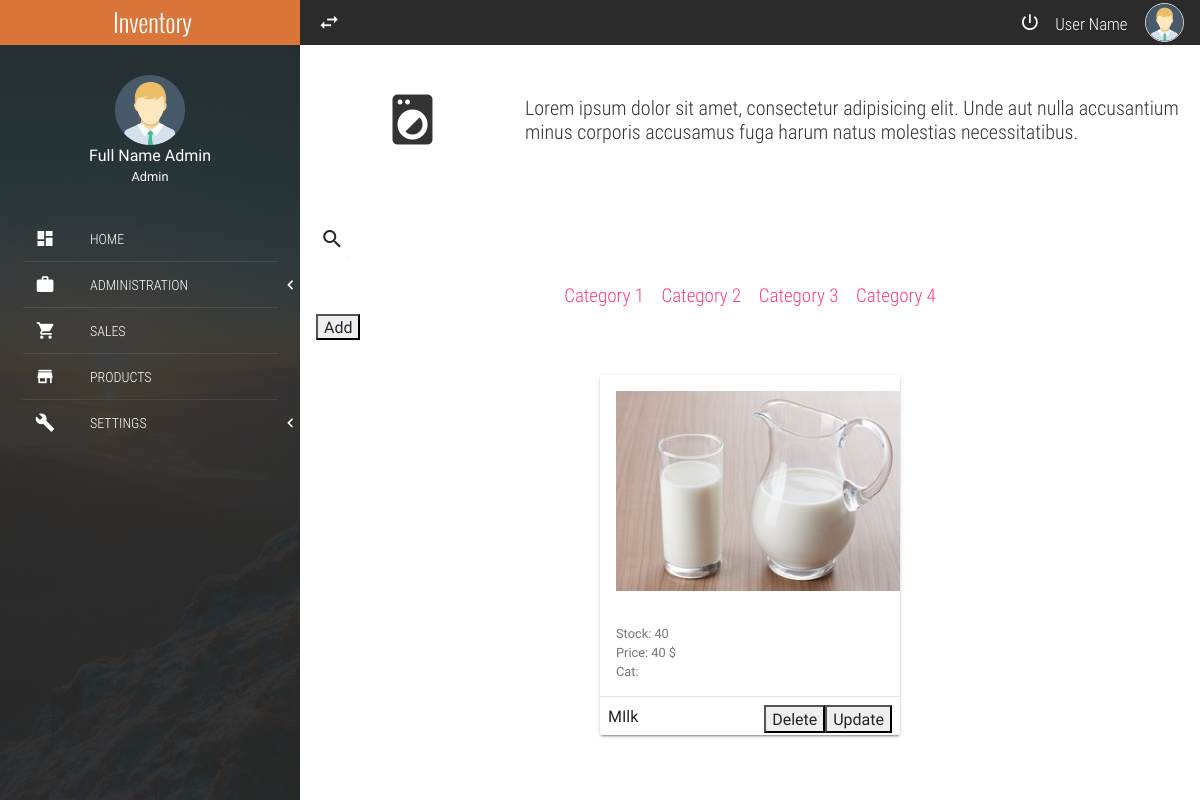
Screenshot of /products/ with the database file from the repository.
### products/models.py (models this page shows)
class Product(models.Model):
	barcode = models.IntegerField()
	name = models.CharField(max_length=20)
	units = models.IntegerField()
	price = models.IntegerField()
	disc = models.IntegerField()
	prov = models.ForeignKey(Provider, on_delete = models.SET_NULL, null=True)
	stat = models.IntegerField(
		null=False, blank=False,
		choices=product_status,
		default=1,
	)
	img = models.ImageField(upload_to='pics')

### products/views.py (the view)
# urls.py: path('',listProduct.as_view(),name='listProduct'),
class listProduct(ListView):
	model = Product
	template_name = 'products/products.html'
	queryset = Product.objects.all()

### templates/products/products.html (shortened to what this page needs)
{% extends 'index.html' %}
{% block content %}
		<section class="full-width header-well">
			<div class="full-width header-well-icon">
				<i class="zmdi zmdi-washing-machine"></i>
			</div>
			<div class="full-width header-well-text">
				<p class="text-condensedLight">
					Lorem ipsum dolor sit amet, consectetur adipisicing elit. Unde aut nulla accusantium minus corporis accusamus fuga harum natus molestias necessitatibus.
				</p>
			</div>
		</section>
		<div class="mdl-tabs mdl-js-tabs mdl-js-ripple-effect">
			<div>
				<div class="mdl-grid">
					<div class="mdl-cell mdl-cell--4-col-phone mdl-cell--8-col-tablet mdl-cell--12-col-desktop">
						<form action="#">
							<div class="mdl-textfield mdl-js-textfield mdl-textfield--expandable">
								<label class="mdl-button mdl-js-button mdl-button--icon" for="searchProduct">
									<i class="zmdi zmdi-search"></i>
								</label>
							</div>
						</form>
						<nav class="full-width menu-categories">
							<ul class="list-unstyle text-center">
								<li><a href="#!">Category 1</a></li>
								<li><a href="#!">Category 2</a></li>
								<li><a href="#!">Category 3</a></li>
								<li><a href="#!">Category 4</a></li>
							</ul>
						</nav>
						<button onclick="abrir_modal_creacion('{% url 'addProduct' %}')">Add</button>
						<div class="full-width text-center" style="padding: 30px 0;">
							{% for prod in object_list %}
							<div class="mdl-card mdl-shadow--2dp full-width product-card">
								<div class="mdl-card__title">
									<img src="{{prod.img.url}}" width="400" height="200" alt="product">
								</div>
								<div class="mdl-card__supporting-text">
									<small>Stock: {{prod.units}} </small><br>
									<small>Price: {{prod.price}} $</small><br>
									<small>Cat: {{prod.cat}} </small>
								</div>
								<div class="mdl-card__actions mdl-card--border">
									{{prod.name}}
									<button onclick="abrir_modal_edicion('{% url 'updateProduct' prod.id %}')">Update</button>
									<button onclick="abrir_modal_borrar('{% url 'deleteProduct' prod.id %}')">Delete</button>
								</div>
							</div>
							{% endfor %}
						</div>
					</div>
				</div>
			</div>
		</div>
	</section>
{% endblock %}

### static/css/main.css (style rules this page uses)
:root { --color-text: #3F51B5; --primary-color: #2B2B2C; --acent-color: #DB763B; }
html, body { width: 100%; height: 100%; margin: 0; padding: 0; font-size: 16px; font-family: "RobotoRegular"; position: relative; background-color: #fff; }
.text-condensedLight { font-family: "RobotoCondensedLight"; }
.text-center { text-align: center; }
.mdl-textfield { width: 100%; }
.full-width { margin: 0; padding: 0; width: 100%; box-sizing: border-box; }
.list-unstyle { margin: 0; padding: 0; list-style: none; box-sizing: border-box; }
.header-well, .header-well-icon, .header-well-text { min-height: 150px; height: auto; }
.header-well { position: relative; }
.header-well-icon, .header-well-text { position: absolute; top: 0; color: #333; }
.header-well-icon { left: 0; width: 25%; }
.header-well-icon i, .header-well-text p { position: absolute; top: 50%; display: block; width: 100%; transform: translateY(-50%); }
.header-well-icon i { text-align: center; font-size: 60px; }
.header-well-text { right: 0; width: 75%; }
.header-well-text p { font-size: 20px; margin: 0; padding: 0; }
.menu-categories ul li { display: inline-block; margin: 5px 7px; }
.menu-categories ul li a { text-decoration: none; font-size: 19px; font-family: "RobotoCondensedLight"; }
.product-card { display: inline-block; margin: 5px; width: 300px; text-align: left; }
.product-card .mdl-card__actions button, .product-card .mdl-card__actions a { float: right; }

### rows the page displays
Product: img (picture), units "40", price "40", name "MIlk"
